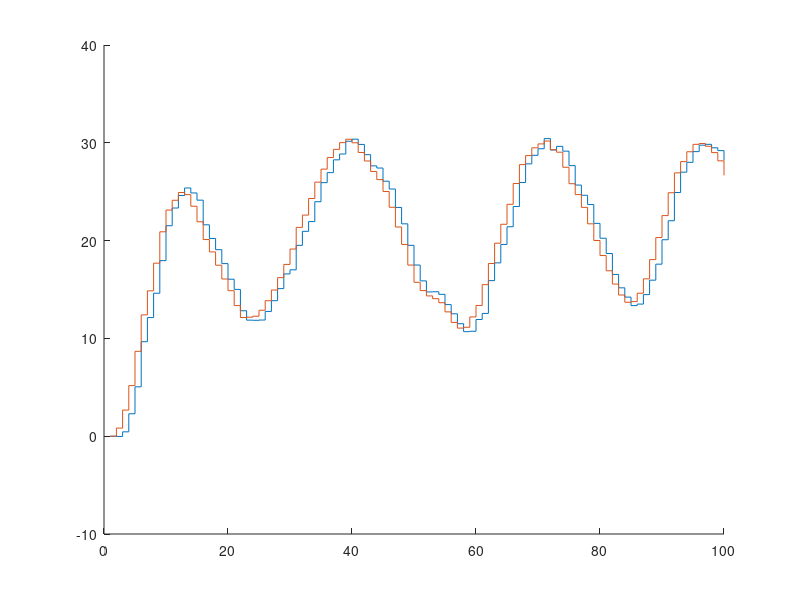

The MATLAB script that drew this image:
function discretesystemsimulationwithnoise
x(1,2)=0;
u=1;
for k=1:1:100
    mu = [0 0];
    sigma = [0.1 0; 0 0.1];
    R = chol(sigma);
    z = repmat(mu,1,1) + randn(1,2)*R;
    x(k+1,1)=x(k,2)+z(1,1);
    x(k+1,2)=-0.9*x(k,1)+1.85*x(k,2)+u+z(1,2);
end
t=1:1:100;
hold on
stairs(t,x(1:100,1))
stairs(t,x(1:100,2))
end
